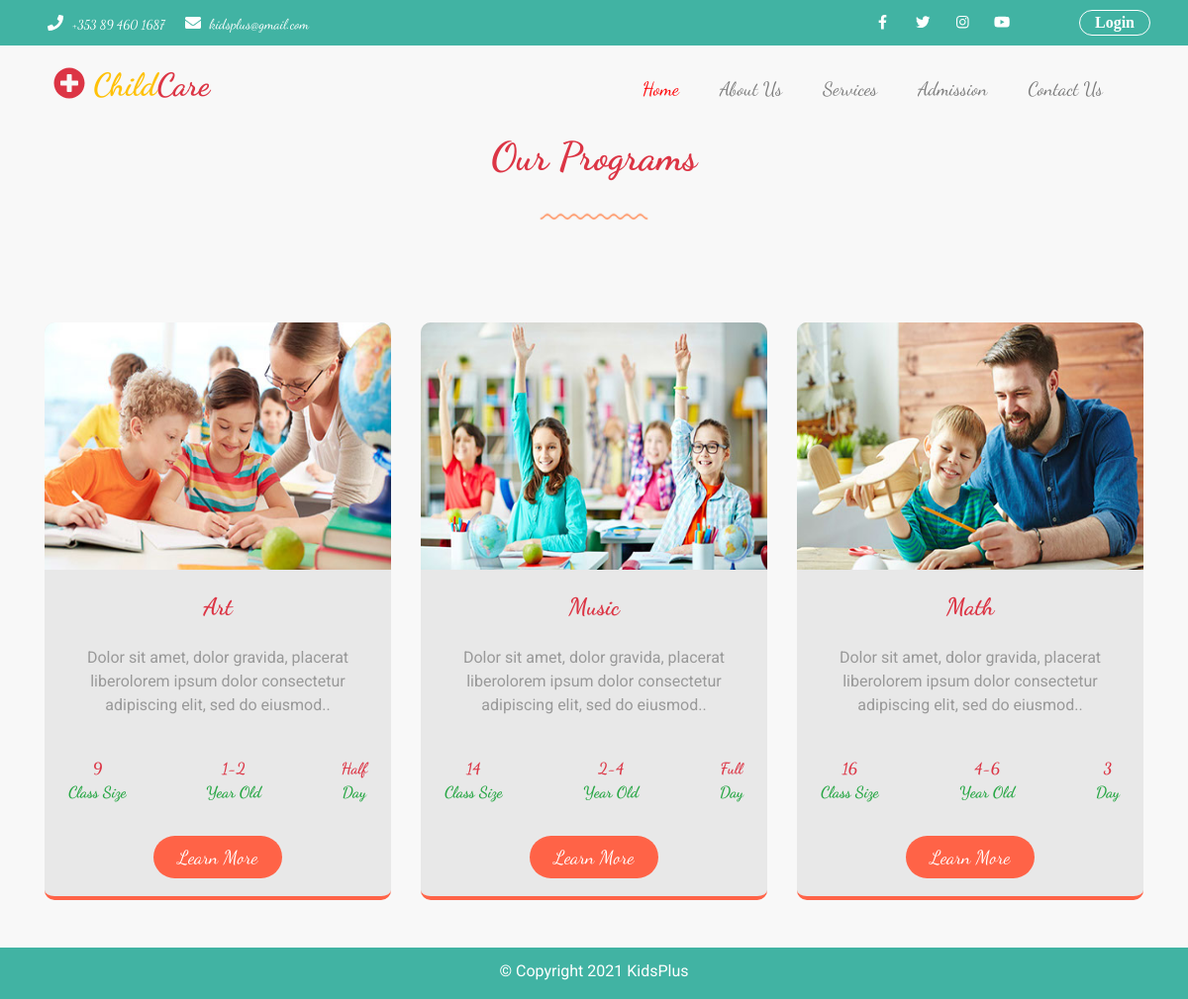
Screenshot of /programs.php with the database file from the repository.
### tables this page shows
CREATE TABLE `program` (
  `id` int(16) NOT NULL,
  `title` varchar(255) NOT NULL,
  `about` varchar(255) NOT NULL,
  `class_size` int(16) NOT NULL,
  `child_age` varchar(255) NOT NULL,
  `program` varchar(255) NOT NULL,
  `image` varchar(255) NOT NULL
);

### programs.php (the view, shortened to what this page needs)
<?php
    require 'database/connection.php';
?>
<!DOCTYPE html>
<html lang="en">
<head>
    <link rel="stylesheet" href="https://maxcdn.bootstrapcdn.com/bootstrap/4.0.0/css/bootstrap.min.css">
    <link type="text/css" rel="stylesheet" href="assets/css/style.css">
    <link type="text/css" rel="stylesheet" href="assets/css/media.css">
    <link type="text/css" rel="stylesheet" href="assets/css/fontawesome.css">
</head>
<body>
<?php require  'header.php';?>
<section class="container-fluid program-sec public-section">
    <div class="container heading-container">
         <div class="row heading-row  mb-5 ">
            <div class="col-sm-12 col-md-12 col-lg-12 program-heading text-center">
                <h1 class="text-danger font-weight-bold">Our Programs</h1>
                <div class="program-hed-img mt-4">
                    <img src="assets/images/line-dec-2.png" alt="">
                </div>
            </div>
        </div>
    </div>
    <div class="container program-container pt-5" id="program-container">
        <div class="row">
        <?php
            $query = "SELECT * FROM program";
            $execute_query = mysqli_query($connection, $query);
            if(mysqli_num_rows($execute_query) > 0){
                while($row = mysqli_fetch_assoc($execute_query)){
                    $img = "<img src='assets/upload/".$row['image']."' alt='' height='250'>";
         ?>
            <div class="col-sm-12 col-md-6 col-lg-4 program-items ">
                <div class="program-item mb-4">
                    <div class="program-image p-2">
                        <?php echo $img;?>
                    </div>
                    <div class="program-title pt-4  text-center">
                        <h4 class="font-weight-bold text-danger"><?php echo $row['title'];?></h4>
                    </div>
                    <div class="program-des p-3 text-center">
                        <p><?php echo chunk_split(substr($row['about'], 0, 300), strlen($row['about']), ".")?></p>
                    </div>
                    <div class="program-detail d-flex flex-row pt-2 pl-4 pr-4 pb-4 justify-content-between">
                        <div class="class-size text-center ">
                            <span class="text-danger font-weight-bold"><?php echo $row['class_size'] ?></span><br>
                            <span class="text-success font-weight-bold">Class Size</span>
                        </div>
                        <div class="child-room text-center">
                            <span class="text-danger font-weight-bold"><?php echo $row['child_age']?></span><br>
                            <span class="text-success font-weight-bold">Year Old</span>
                        </div>
                        <div class="time-period text-center">
                            <span class="text-danger font-weight-bold"><?php echo $row['program']?></span><br>
                            <span class="text-success font-weight-bold">Day</span><br>
                        </div>
                    </div>
                    <div class="program-btn text-center pt-3 pb-4 ">
                        <a href="programs.html">Learn More</a>
                    </div>
                </div>
            </div>
            <?php
                }
            }
            ?>
        </div>
    </div>
</section>
<?php require  'footer.php';?>
</body>
</html>

### assets/css/style.css (style rules this page uses)
:root { --body-background : #f8f8f8; --header-background: #41b3a3; --white: #fff; --black:#000; --blue : #005cbf; --red : #ff0004; --orange:#fd7e14; --sky:#17a2b8; --aqua:#41b3a3; --tomato:#FF6347; --tan:#D7B98C; --yellow:#FFFF00; --warning: #ffc107; --darkgray:#999999; --smoke:#E8E8E8; }
body { background-color: var(--body-background); position: relative; margin: 0px; padding: 0px; box-sizing: border-box; font-family: 'Roboto', sans-serif !important; }
section h1, h2, h3, h4, a, span { font-family: 'Dancing Script', cursive; }
section a { font-size: 1.2em; }
.room-item h1, p, a { color: var(--white); }
.event-des p, .offer-des p, .activity-des p, .program-des p, .class-time span, .activity-time span { color:var(--darkgray); word-break:break-word; }
.event-btn a, .offer-btn a, .program-btn a, .activity-btn a { padding:10px 25px; background-color: var(--tomato); color:var(--white); text-decoration: none; border-radius: 25px; }
.staff-item, .program-item { overflow: hidden; background-color:var(--smoke); border-radius: 10px; cursor:pointer; border-bottom: 4px solid var(--tomato); transition: background-color .5s linear; }
.staff-image, .program-image { position: relative; width: 100%; min-height: 350px; overflow: hidden; }
.program-image { min-height: 250px; }
.staff-image img, .program-image img { position: absolute; width: 100%; left: 0; top: 0; transition: all .5s linear; }
.public-section, .admin-section { min-height: 100vh; }

### rows the page displays
program: image (picture), title "Art", about "Dolor sit amet, dolor gravida, placerat liberolorem ipsum dolor consectetur adipiscing elit, sed do eiusmod..", class_size "9", child_age "1-2", program "Half"
program: image (picture), title "Music", about "Dolor sit amet, dolor gravida, placerat liberolorem ipsum dolor consectetur adipiscing elit, sed do eiusmod..", class_size "14", child_age "2-4", program "Full"
program: image (picture), title "Math", about "Dolor sit amet, dolor gravida, placerat liberolorem ipsum dolor consectetur adipiscing elit, sed do eiusmod..", class_size "16", child_age "4-6", program "3"
